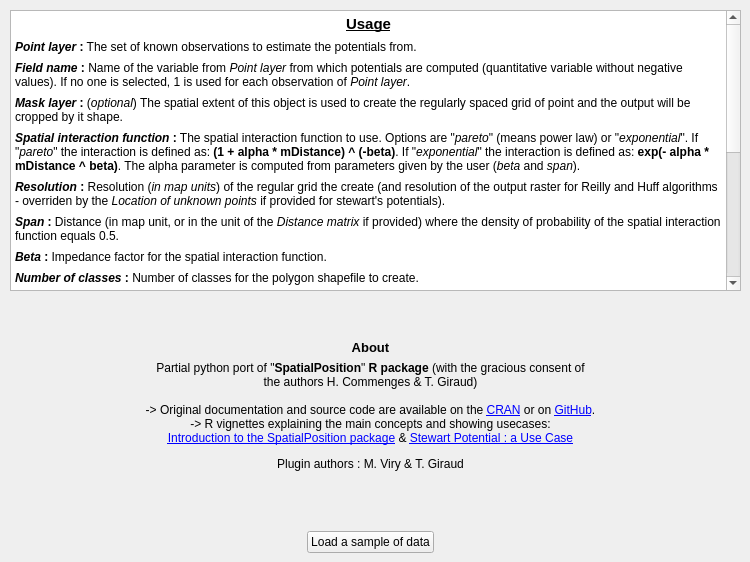
   <widget class="QWidget" name="tab_2">
    <attribute name="title">
     <string>About and references</string>
    </attribute>
    <widget class="QTextBrowser" name="textBrowser_2">
     <property name="geometry">
      <rect>
       <x>10</x>
       <y>10</y>
       <width>731</width>
       <height>281</height>
      </rect>
     </property>
     <property name="html">
      <string>&lt;!DOCTYPE HTML PUBLIC &quot;-//W3C//DTD HTML 4.0//EN&quot; &quot;http://www.w3.org/TR/REC-html40/strict.dtd&quot;&gt;
&lt;html&gt;&lt;head&gt;&lt;meta name=&quot;qrichtext&quot; content=&quot;1&quot; /&gt;&lt;style type=&quot;text/css&quot;&gt;
p, li { white-space: pre-wrap; }
&lt;/style&gt;&lt;/head&gt;&lt;body style=&quot; font-family:'Ubuntu'; font-size:11pt; font-weight:400; font-style:normal;&quot;&gt;
&lt;p align=&quot;center&quot; style=&quot; margin-top:0px; margin-bottom:0px; margin-left:0px; margin-right:0px; -qt-block-indent:0; text-indent:0px;&quot;&gt;&lt;span style=&quot; font-weight:600; text-decoration: underline;&quot;&gt;Usage&lt;/span&gt;&lt;/p&gt;
&lt;p style=&quot; margin-top:7px; margin-bottom:7px; margin-left:0px; margin-right:0px; -qt-block-indent:0; text-indent:0px;&quot;&gt;&lt;span style=&quot; font-size:9pt; font-weight:600; font-style:italic;&quot;&gt;Point layer&lt;/span&gt;&lt;span style=&quot; font-size:9pt; font-weight:600;&quot;&gt; :&lt;/span&gt;&lt;span style=&quot; font-size:9pt;&quot;&gt; The set of known observations to estimate the potentials from.&lt;/span&gt;&lt;/p&gt;
&lt;p style=&quot; margin-top:7px; margin-bottom:7px; margin-left:0px; margin-right:0px; -qt-block-indent:0; text-indent:0px;&quot;&gt;&lt;span style=&quot; font-size:9pt; font-weight:600; font-style:italic;&quot;&gt;Field name&lt;/span&gt;&lt;span style=&quot; font-size:9pt; font-weight:600;&quot;&gt; :&lt;/span&gt;&lt;span style=&quot; font-size:9pt;&quot;&gt; Name of the variable from &lt;/span&gt;&lt;span style=&quot; font-size:9pt; font-style:italic;&quot;&gt;Point layer&lt;/span&gt;&lt;span style=&quot; font-size:9pt;&quot;&gt; from which potentials are computed (quantitative variable without negative values). If no one is selected, 1 is used for each observation of &lt;/span&gt;&lt;span style=&quot; font-size:9pt; font-style:italic;&quot;&gt;Point layer&lt;/span&gt;&lt;span style=&quot; font-size:9pt;&quot;&gt;.&lt;/span&gt;&lt;/p&gt;
&lt;p style=&quot; margin-top:7px; margin-bottom:7px; margin-left:0px; margin-right:0px; -qt-block-indent:0; text-indent:0px;&quot;&gt;&lt;span style=&quot; font-size:9pt; font-weight:600; font-style:italic;&quot;&gt;Mask layer&lt;/span&gt;&lt;span style=&quot; font-size:9pt; font-weight:600;&quot;&gt; :&lt;/span&gt;&lt;span style=&quot; font-size:9pt;&quot;&gt; (&lt;/span&gt;&lt;span style=&quot; font-size:9pt; font-style:italic;&quot;&gt;optional&lt;/span&gt;&lt;span style=&quot; font-size:9pt;&quot;&gt;) The spatial extent of this object is used to create the regularly spaced grid of point and the output will be cropped by it shape.&lt;/span&gt;&lt;/p&gt;
&lt;p style=&quot; margin-top:7px; margin-bottom:7px; margin-left:0px; margin-right:0px; -qt-block-indent:0; text-indent:0px;&quot;&gt;&lt;span style=&quot; font-size:9pt; font-weight:600; font-style:italic;&quot;&gt;Spatial interaction function&lt;/span&gt;&lt;span style=&quot; font-size:9pt; font-weight:600;&quot;&gt; :&lt;/span&gt;&lt;span style=&quot; font-size:9pt;&quot;&gt; The spatial interaction function to use. Options are &amp;quot;&lt;/span&gt;&lt;span style=&quot; font-size:9pt; font-style:italic;&quot;&gt;pareto&lt;/span&gt;&lt;span style=&quot; font-size:9pt;&quot;&gt;&amp;quot; (means power law) or &amp;quot;&lt;/span&gt;&lt;span style=&quot; font-size:9pt; font-style:italic;&quot;&gt;exponential&lt;/span&gt;&lt;span style=&quot; font-size:9pt;&quot;&gt;&amp;quot;. If &amp;quot;&lt;/span&gt;&lt;span style=&quot; font-size:9pt; font-style:italic;&quot;&gt;pareto&lt;/span&gt;&lt;span style=&quot; font-size:9pt;&quot;&gt;&amp;quot; the interaction is defined as: &lt;/span&gt;&lt;span style=&quot; font-family:'sans-serif'; font-size:9pt; font-weight:600;&quot;&gt;(1 + alpha * mDistance) ^ (-beta)&lt;/span&gt;&lt;span style=&quot; font-size:9pt;&quot;&gt;. If &amp;quot;&lt;/span&gt;&lt;span style=&quot; font-size:9pt; font-style:italic;&quot;&gt;exponential&lt;/span&gt;&lt;span style=&quot; font-size:9pt;&quot;&gt;&amp;quot; the interaction is defined as: &lt;/span&gt;&lt;span style=&quot; font-family:'sans-serif'; font-size:9pt; font-weight:600;&quot;&gt;exp(- alpha * mDistance ^ beta)&lt;/span&gt;&lt;span style=&quot; font-size:9pt;&quot;&gt;. The alpha parameter is computed from parameters given by the user (&lt;/span&gt;&lt;span style=&quot; font-size:9pt; font-style:italic;&quot;&gt;beta&lt;/span&gt;&lt;span style=&quot; font-size:9pt;&quot;&gt; and &lt;/span&gt;&lt;span style=&quot; font-size:9pt; font-style:italic;&quot;&gt;span&lt;/span&gt;&lt;span style=&quot; font-size:9pt;&quot;&gt;).&lt;/span&gt;&lt;/p&gt;
&lt;p style=&quot; margin-top:7px; margin-bottom:7px; margin-left:0px; margin-right:0px; -qt-block-indent:0; text-indent:0px;&quot;&gt;&lt;span style=&quot; font-size:9pt; font-weight:600; font-style:italic;&quot;&gt;Resolution&lt;/span&gt;&lt;span style=&quot; font-size:9pt; font-weight:600;&quot;&gt; :&lt;/span&gt;&lt;span style=&quot; font-size:9pt;&quot;&gt; Resolution (&lt;/span&gt;&lt;span style=&quot; font-size:9pt; font-style:italic;&quot;&gt;in map units&lt;/span&gt;&lt;span style=&quot; font-size:9pt;&quot;&gt;) of the regular grid the create (and resolution of the output raster for Reilly and Huff algorithms - overriden by the &lt;/span&gt;&lt;span style=&quot; font-size:9pt; font-style:italic;&quot;&gt;Location of unknown points&lt;/span&gt;&lt;span style=&quot; font-size:9pt;&quot;&gt; if provided for stewart's potentials).&lt;/span&gt;&lt;/p&gt;
&lt;p style=&quot; margin-top:7px; margin-bottom:7px; margin-left:0px; margin-right:0px; -qt-block-indent:0; text-indent:0px;&quot;&gt;&lt;span style=&quot; font-size:9pt; font-weight:600; font-style:italic;&quot;&gt;Span&lt;/span&gt;&lt;span style=&quot; font-size:9pt; font-weight:600;&quot;&gt; :&lt;/span&gt;&lt;span style=&quot; font-size:9pt;&quot;&gt; Distance (in map unit, or in the unit of the &lt;/span&gt;&lt;span style=&quot; font-size:9pt; font-style:italic;&quot;&gt;Distance matrix&lt;/span&gt;&lt;span style=&quot; font-size:9pt;&quot;&gt; if provided) where the density of probability of the spatial interaction function equals 0.5.&lt;/span&gt;&lt;/p&gt;
&lt;p style=&quot; margin-top:7px; margin-bottom:7px; margin-left:0px; margin-right:0px; -qt-block-indent:0; text-indent:0px;&quot;&gt;&lt;span style=&quot; font-size:9pt; font-weight:600; font-style:italic;&quot;&gt;Beta&lt;/span&gt;&lt;span style=&quot; font-size:9pt; font-weight:600;&quot;&gt; :&lt;/span&gt;&lt;span style=&quot; font-size:9pt;&quot;&gt; Impedance factor for the spatial interaction function.&lt;/span&gt;&lt;/p&gt;
&lt;p style=&quot; margin-top:7px; margin-bottom:7px; margin-left:0px; margin-right:0px; -qt-block-indent:0; text-indent:0px;&quot;&gt;&lt;span style=&quot; font-size:9pt; font-weight:600; font-style:italic;&quot;&gt;Number of classes&lt;/span&gt;&lt;span style=&quot; font-size:9pt; font-weight:600;&quot;&gt; :&lt;/span&gt;&lt;span style=&quot; font-size:9pt;&quot;&gt; Number of classes for the polygon shapefile to create.&lt;/span&gt;&lt;/p&gt;
&lt;p style=&quot; margin-top:7px; margin-bottom:7px; margin-left:0px; margin-right:0px; -qt-block-indent:0; text-indent:0px;&quot;&gt;&lt;span style=&quot; font-size:9pt; font-weight:600; font-style:italic; color:#d1d1d1;&quot;&gt;Location of unknown points&lt;/span&gt;&lt;span style=&quot; font-size:9pt; font-weight:600; color:#d1d1d1;&quot;&gt; :&lt;/span&gt;&lt;span style=&quot; font-size:9pt; color:#d1d1d1;&quot;&gt; The set of unknown points for which the function computes the estimates. Using an unknown points layer will override the &lt;/span&gt;&lt;span style=&quot; font-size:9pt; font-style:italic; color:#d1d1d1;&quot;&gt;Resolution&lt;/span&gt;&lt;span style=&quot; font-size:9pt; color:#d1d1d1;&quot;&gt; parameter.&lt;/span&gt;&lt;/p&gt;
&lt;p style=&quot; margin-top:7px; margin-bottom:7px; margin-left:0px; margin-right:0px; -qt-block-indent:0; text-indent:0px;&quot;&gt;&lt;span style=&quot; font-size:9pt; font-weight:600; font-style:italic;&quot;&gt;Custom expression&lt;/span&gt;&lt;span style=&quot; font-size:9pt; font-weight:600;&quot;&gt; :&lt;/span&gt;&lt;span style=&quot; font-size:9pt;&quot;&gt; An expression to compute and combine potentials on many variables. Only name of numeric fields and basic operators (&lt;/span&gt;&lt;span style=&quot; font-size:10pt; font-weight:600;&quot;&gt;*&lt;/span&gt;&lt;span style=&quot; font-size:9pt;&quot;&gt;, &lt;/span&gt;&lt;span style=&quot; font-size:10pt; font-weight:600;&quot;&gt;+&lt;/span&gt;&lt;span style=&quot; font-size:9pt;&quot;&gt;, &lt;/span&gt;&lt;span style=&quot; font-size:10pt; font-weight:600;&quot;&gt;/&lt;/span&gt;&lt;span style=&quot; font-size:9pt;&quot;&gt; and &lt;/span&gt;&lt;span style=&quot; font-size:10pt; font-weight:600;&quot;&gt;-&lt;/span&gt;&lt;span style=&quot; font-size:9pt;&quot;&gt;) are allowed (so the expression should be looking like &lt;/span&gt;&lt;span style=&quot; font-family:'sans-serif'; font-size:8pt; font-weight:600;&quot;&gt;&amp;quot;gdppps2008&amp;quot; / &amp;quot;pop2008&amp;quot;&lt;/span&gt;&lt;span style=&quot; font-family:'sans-serif'; font-size:8pt;&quot;&gt;)&lt;/span&gt;&lt;span style=&quot; font-size:9pt;&quot;&gt;. Using a custom expression will override the &lt;/span&gt;&lt;span style=&quot; font-size:9pt; font-style:italic;&quot;&gt;Field name&lt;/span&gt;&lt;span style=&quot; font-size:9pt;&quot;&gt; parameter.&lt;/span&gt;&lt;/p&gt;
&lt;p style=&quot; margin-top:7px; margin-bottom:7px; margin-left:0px; margin-right:0px; -qt-block-indent:0; text-indent:0px;&quot;&gt;&lt;span style=&quot; font-size:9pt; font-weight:600; font-style:italic; color:#d1d1d1;&quot;&gt;Distance matrix&lt;/span&gt;&lt;span style=&quot; font-size:9pt; font-weight:600; color:#d1d1d1;&quot;&gt; :&lt;/span&gt;&lt;span style=&quot; font-size:9pt; color:#d1d1d1;&quot;&gt; A distance matrix between the provided points of the layer given in &lt;/span&gt;&lt;span style=&quot; font-size:9pt; font-style:italic; color:#d1d1d1;&quot;&gt;Point layer&lt;/span&gt;&lt;span style=&quot; font-size:9pt; color:#d1d1d1;&quot;&gt; and in &lt;/span&gt;&lt;span style=&quot; font-size:9pt; font-style:italic; color:#d1d1d1;&quot;&gt;Location of unknown points&lt;/span&gt;&lt;span style=&quot; font-size:9pt; color:#d1d1d1;&quot;&gt; fields.&lt;/span&gt;&lt;/p&gt;
&lt;p style=&quot;-qt-paragraph-type:empty; margin-top:7px; margin-bottom:7px; margin-left:0px; margin-right:0px; -qt-block-indent:0; text-indent:0px;&quot;&gt;&lt;br /&gt;&lt;/p&gt;
&lt;p align=&quot;center&quot; style=&quot; margin-top:7px; margin-bottom:7px; margin-left:0px; margin-right:0px; -qt-block-indent:0; text-indent:0px;&quot;&gt;&lt;span style=&quot; font-weight:600; text-decoration: underline;&quot;&gt;References&lt;/span&gt;&lt;/p&gt;
&lt;p style=&quot; margin-top:0px; margin-bottom:0px; margin-left:0px; margin-right:0px; -qt-block-indent:0; text-indent:0px;&quot;&gt;&lt;span style=&quot; font-family:'sans-serif'; font-size:8pt; color:#000000;&quot;&gt;- COMMENGES H., GIRAUD T. (2015) &lt;/span&gt;&lt;a href=&quot;https://cran.r-project.org/web/packages/SpatialPosition/vignettes/SpatialPosition.html&quot;&gt;&lt;span style=&quot; font-family:'MS Shell Dlg 2'; font-size:8pt; text-decoration: underline; color:#0000ff;&quot;&gt;Introduction to the SpatialPosition package&lt;/span&gt;&lt;/a&gt;&lt;/p&gt;
&lt;p style=&quot; margin-top:7px; margin-bottom:7px; margin-left:0px; margin-right:0px; -qt-block-indent:0; text-indent:0px;&quot;&gt;&lt;span style=&quot; font-family:'sans-serif'; font-size:8pt; color:#000000;&quot;&gt;- HUFF D. (1964) Defining and Estimating a Trading Area. Journal of Marketing, 28: 34-38.&lt;/span&gt;&lt;/p&gt;
&lt;p style=&quot; margin-top:7px; margin-bottom:7px; margin-left:0px; margin-right:0px; -qt-block-indent:0; text-indent:0px;&quot;&gt;&lt;span style=&quot; font-family:'sans-serif'; font-size:8pt; color:#000000;&quot;&gt;- REILLY, W. J. (1931) The law of retail gravitation, W. J. Reilly, New York.&lt;/span&gt;&lt;/p&gt;
&lt;p style=&quot; margin-top:7px; margin-bottom:7px; margin-left:0px; margin-right:0px; -qt-block-indent:0; text-indent:0px;&quot;&gt;&lt;span style=&quot; font-family:'sans-serif'; font-size:8pt; color:#000000;&quot;&gt;- STEWART J.Q. (1942) &amp;quot;Measure of the influence of a population at a distance&amp;quot;, Sociometry, 5(1): 63-71.&lt;/span&gt;&lt;/p&gt;
&lt;p style=&quot;-qt-paragraph-type:empty; margin-top:7px; margin-bottom:7px; margin-left:0px; margin-right:0px; -qt-block-indent:0; text-indent:0px; font-family:'sans-serif'; font-size:8pt; color:#000000;&quot;&gt;&lt;br /&gt;&lt;/p&gt;&lt;/body&gt;&lt;/html&gt;</string>
     </property>
    </widget>
    <widget class="QWidget" name="layoutWidget_3">
     <property name="geometry">
      <rect>
       <x>10</x>
       <y>340</y>
       <width>721</width>
       <height>213</height>
      </rect>
     </property>
     <layout class="QGridLayout" name="gridLayout_7">
      <item row="1" column="0">
       <widget class="QLabel" name="label_26">
        <property name="text">
         <string>&lt;html&gt;&lt;head/&gt;&lt;body&gt;&lt;p align=&quot;center&quot;&gt;&lt;span style=&quot; font-size:9pt;&quot;&gt;Partial python port of &amp;quot;&lt;/span&gt;&lt;span style=&quot; font-size:9pt; font-weight:600;&quot;&gt;SpatialPosition&lt;/span&gt;&lt;span style=&quot; font-size:9pt;&quot;&gt;&amp;quot; &lt;/span&gt;&lt;span style=&quot; font-size:9pt; font-weight:600;&quot;&gt;R package &lt;/span&gt;&lt;span style=&quot; font-size:9pt;&quot;&gt;(with the gracious consent of&lt;br/&gt;the authors H. Commenges &amp;amp; T. Giraud)&lt;br/&gt;&lt;br/&gt;-&amp;gt; Original documentation and source code are available on the &lt;/span&gt;&lt;a href=&quot;https://cran.r-project.org/package=SpatialPosition&quot;&gt;&lt;span style=&quot; font-size:9pt; text-decoration: underline; color:#0000ff;&quot;&gt;CRAN&lt;/span&gt;&lt;/a&gt;&lt;span style=&quot; font-size:9pt;&quot;&gt; or on &lt;/span&gt;&lt;a href=&quot;https://github.com/Groupe-ElementR/SpatialPosition&quot;&gt;&lt;span style=&quot; font-size:9pt; text-decoration: underline; color:#0000ff;&quot;&gt;GitHub&lt;/span&gt;&lt;/a&gt;&lt;span style=&quot; font-size:9pt;&quot;&gt;.&lt;br/&gt;-&amp;gt; R vignettes explaining the main concepts and showing usecases:&lt;br/&gt;&lt;/span&gt;&lt;a href=&quot;https://cran.r-project.org/web/packages/SpatialPosition/vignettes/SpatialPosition.html&quot;&gt;&lt;span style=&quot; font-size:9pt; text-decoration: underline; color:#0000ff;&quot;&gt;Introduction to the SpatialPosition package&lt;/span&gt;&lt;/a&gt;&lt;span style=&quot; font-size:9pt;&quot;&gt; &amp;amp; &lt;/span&gt;&lt;a href=&quot;https://cran.r-project.org/web/packages/SpatialPosition/vignettes/StewartExample.html&quot;&gt;&lt;span style=&quot; font-size:9pt; text-decoration: underline; color:#0000ff;&quot;&gt;Stewart Potential : a Use Case&lt;/span&gt;&lt;/a&gt;&lt;/p&gt;&lt;p align=&quot;center&quot;&gt;&lt;span style=&quot; font-size:9pt;&quot;&gt;Plugin authors : M. Viry &amp;amp; T. Giraud&lt;br/&gt;&lt;/span&gt;&lt;/p&gt;&lt;/body&gt;&lt;/html&gt;</string>
        </property>
       </widget>
      </item>
      <item row="3" column="0" alignment="Qt::AlignHCenter|Qt::AlignVCenter">
       <widget class="QPushButton" name="pushButton_data">
        <property name="minimumSize">
         <size>
          <width>75</width>
          <height>0</height>
         </size>
        </property>
        <property name="text">
         <string>Load a sample of data</string>
        </property>
       </widget>
      </item>
      <item row="0" column="0">
       <widget class="QLabel" name="label_36">
        <property name="text">
         <string>&lt;html&gt;&lt;head/&gt;&lt;body&gt;&lt;p align=&quot;center&quot;&gt;&lt;span style=&quot; font-size:10pt; font-weight:600;&quot;&gt;About&lt;/span&gt;&lt;/p&gt;&lt;/body&gt;&lt;/html&gt;</string>
        </property>
       </widget>
      </item>
      <item row="2" column="0">
       <spacer name="verticalSpacer_12">
        <property name="orientation">
         <enum>Qt::Vertical</enum>
        </property>
        <property name="sizeHint" stdset="0">
         <size>
          <width>20</width>
          <height>40</height>
         </size>
        </property>
       </spacer>
      </item>
     </layout>
    </widget>
   </widget>
